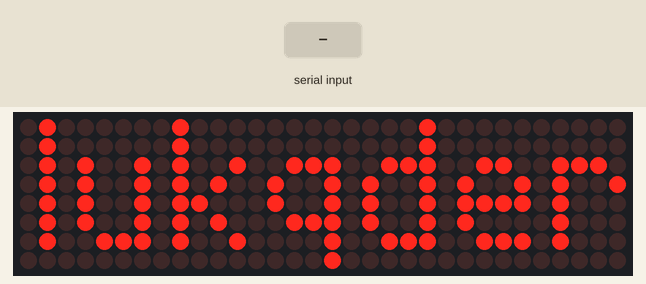
Simulated run of this sketch. Board: Arduino Uno, built with avr-gcc and run on an emulated ATmega328P. Parts: 32×8 LED matrix. Inputs (shaded band) come from the test bench. What the sketch prints to the serial monitor is not drawn.

Above: at 1.2 s.
1.3 s: "1\n" received over Serial
At 3.0 s:
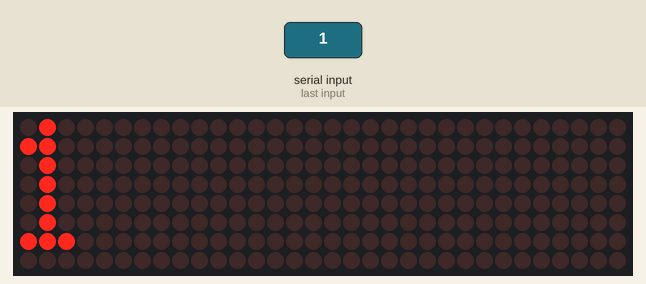
4.3 s: byte 10 ('\n') received over Serial
At 6.8 s:
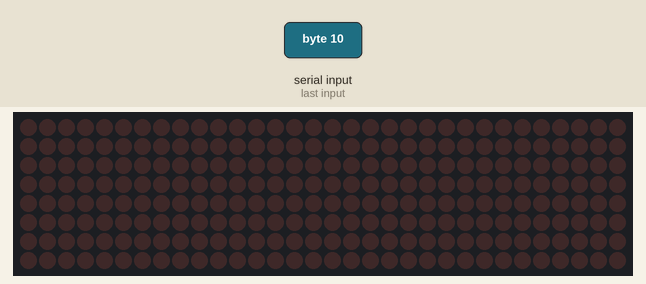
7.3 s: "0\n" received over Serial
At 8.0 s:
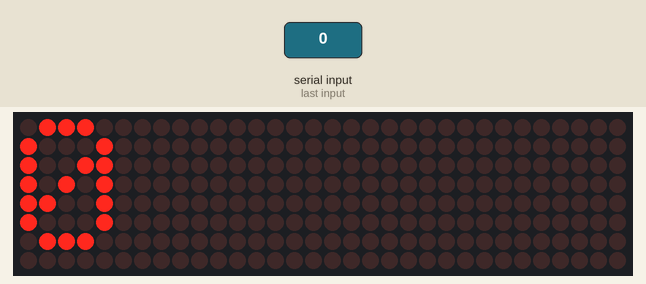
Timing chart, 0 to 10.3 s (numbered marks = the images above; inputs shaded):
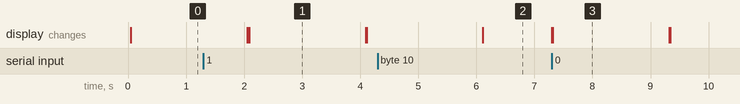

The sketch:

dotMatrix.ino
```cpp
#include <MD_Parola.h>
#include <MD_MAX72xx.h>
#include <SPI.h>

// set to 1 if we are implementing the user interface pot, switch, etc
#define USE_UI_CONTROL 0

#if USE_UI_CONTROL
#include <MD_UISwitch.h>
#endif

// Turn on debug statements to the serial output
#define DEBUG 0

#if DEBUG
#define PRINT(s, x) { Serial.print(F(s)); Serial.print(x); }
#define PRINTS(x) Serial.print(F(x))
#define PRINTX(x) Serial.println(x, HEX)
#else
#define PRINT(s, x)
#define PRINTS(x)
#define PRINTX(x)
#endif

// Define the number of devices we have in the chain and the hardware interface
// NOTE: These pin numbers will probably not work with your hardware and may
// need to be adapted
#define HARDWARE_TYPE MD_MAX72XX::PAROLA_HW
#define MAX_DEVICES 4
#define CLK_PIN   13
#define DATA_PIN  11
#define CS_PIN    10

// HARDWARE SPI
MD_Parola P = MD_Parola(HARDWARE_TYPE, CS_PIN, MAX_DEVICES);
// SOFTWARE SPI
//MD_Parola P = MD_Parola(HARDWARE_TYPE, DATA_PIN, CLK_PIN, CS_PIN, MAX_DEVICES);

// Scrolling parameters
#if USE_UI_CONTROL
const uint8_t SPEED_IN = A5;
const uint8_t DIRECTION_SET = 8;  // change the effect
const uint8_t INVERT_SET = 9;     // change the invert

const uint8_t SPEED_DEADBAND = 5;
#endif // USE_UI_CONTROL

uint8_t scrollSpeed = 0.5;    // default frame delay value
textEffect_t scrollEffect = PA_SCROLL_LEFT;
textPosition_t scrollAlign = PA_LEFT;
uint16_t scrollPause = 2000; // in milliseconds

// Global message buffers shared by Serial and Scrolling functions
#define	BUF_SIZE	75
char curMessage[BUF_SIZE] = { "" };
char newMessage[BUF_SIZE] = { "Sakib Talukqder" };
bool newMessageAvailable = true;

#if USE_UI_CONTROL

MD_UISwitch_Digital uiDirection(DIRECTION_SET);
MD_UISwitch_Digital uiInvert(INVERT_SET);

void doUI(void)
{
  // set the speed if it has changed
  {
    int16_t speed = map(analogRead(SPEED_IN), 0, 1023, 10, 150);

    if ((speed >= ((int16_t)P.getSpeed() + SPEED_DEADBAND)) ||
      (speed <= ((int16_t)P.getSpeed() - SPEED_DEADBAND)))
    {
      P.setSpeed(speed);
      scrollSpeed = speed;
      PRINT("\nChanged speed to ", P.getSpeed());
    }
  }

  if (uiDirection.read() == MD_UISwitch::KEY_PRESS) // SCROLL DIRECTION
  {
    PRINTS("\nChanging scroll direction");
    scrollEffect = (scrollEffect == PA_SCROLL_LEFT ? PA_SCROLL_RIGHT : PA_SCROLL_LEFT);
    P.setTextEffect(scrollEffect, scrollEffect);
    P.displayClear();
    P.displayReset();
  }

  if (uiInvert.read() == MD_UISwitch::KEY_PRESS)  // INVERT MODE
  {
    PRINTS("\nChanging invert mode");
    P.setInvert(!P.getInvert());
  }
}
#endif // USE_UI_CONTROL

void readSerial(void)
{
  static char *cp = newMessage;

  while (Serial.available())
  {
    *cp = (char)Serial.read();
    if ((*cp == '\n') || (cp - newMessage >= BUF_SIZE-2)) // end of message character or full buffer
    {
      *cp = '\0'; // end the string
      // restart the index for next filling spree and flag we have a message waiting
      cp = newMessage;
      newMessageAvailable = true;
    }
    else  // move char pointer to next position
      cp++;
  }
}

void setup()
{
  Serial.begin(57600);
  Serial.print("\n[Parola Scrolling Display]\nType a message for the scrolling display\nEnd message line with a newline");

#if USE_UI_CONTROL
  uiDirection.begin();
  uiInvert.begin();
  pinMode(SPEED_IN, INPUT);

  doUI();
#endif // USE_UI_CONTROL

  P.begin();
  P.displayText(curMessage, scrollAlign, scrollSpeed, scrollPause, scrollEffect, scrollEffect);
}

void loop()
{
#if USE_UI_CONTROL
  doUI();
#endif // USE_UI_CONTROL

  if (P.displayAnimate())
  {
    if (newMessageAvailable)
    {
      strcpy(curMessage, newMessage);
      newMessageAvailable = false;
    }
    P.displayReset();
  }
  readSerial();
}
```

Measured:
- after the input at 1.3 s, the display: first differs from a run without the input after 0.79 s (image 1)
- after the input at 4.3 s, the display: first differs from a run without the input after 1.8 s (image 2)
- after the input at 7.3 s, the display: first changes at once (image 3 shows a later state)
- what the display in image 1 shows lasts 2.0 s, from 2.1 s to 4.1 s
